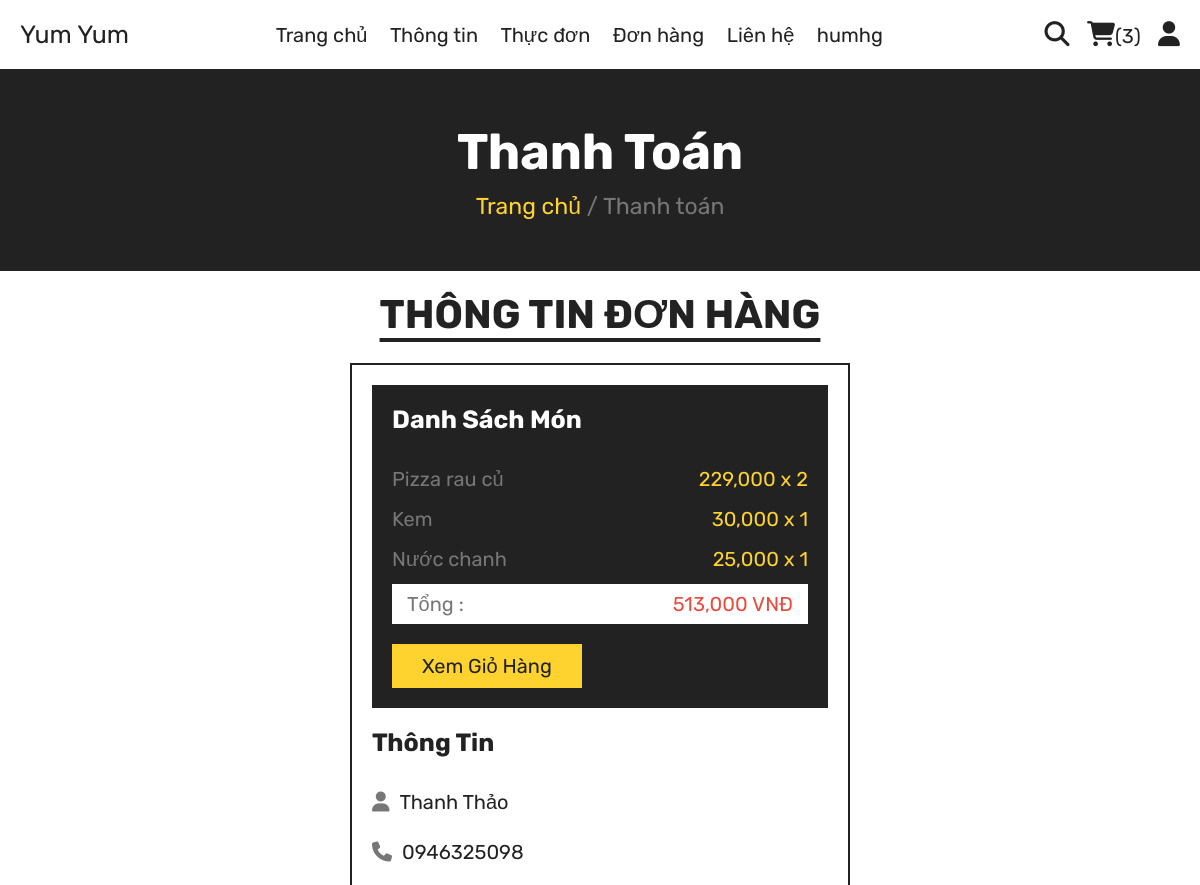
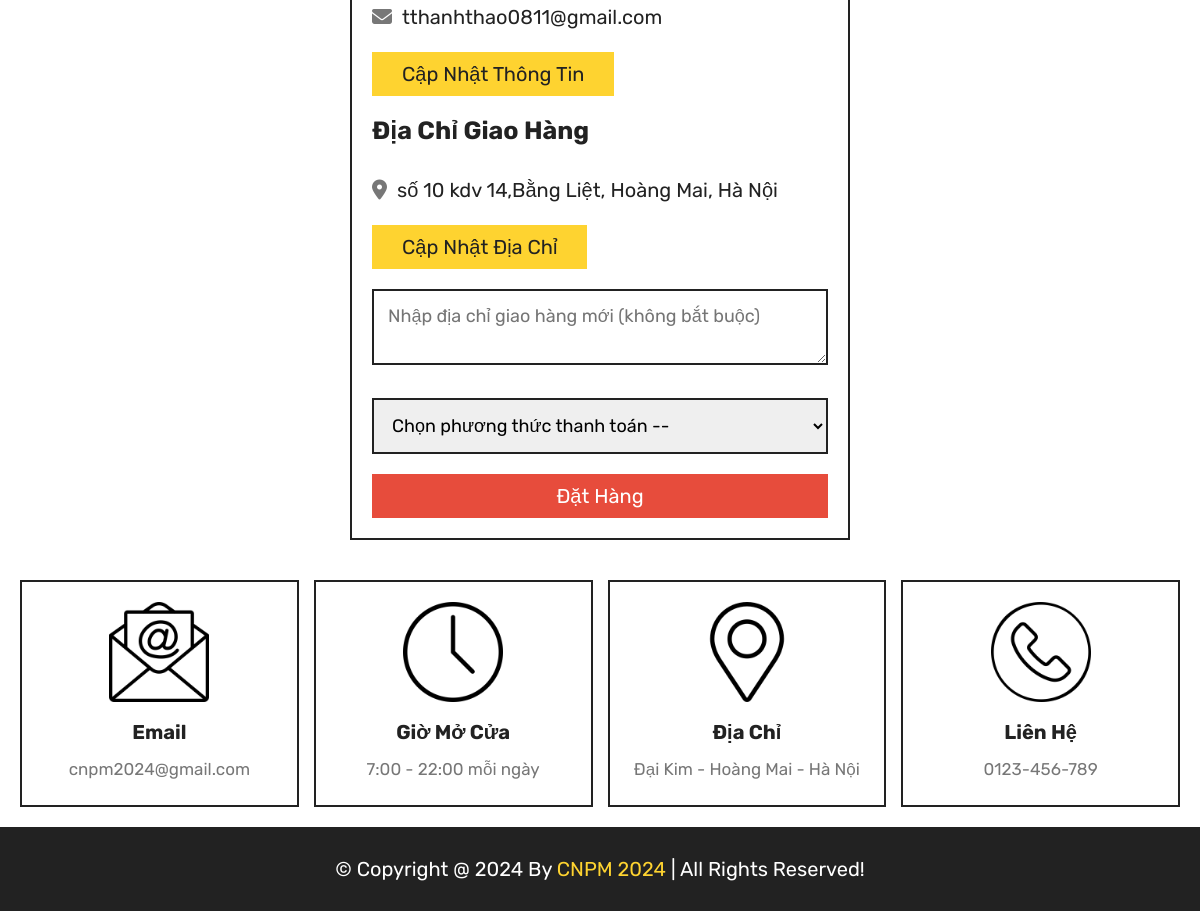
Page /food_website/checkout.php (signed in) on the committed database (2 pictures, top to bottom).
### tables this page shows
CREATE TABLE `cart` (
  `id` int(100) NOT NULL,
  `user_id` int(100) NOT NULL,
  `pid` int(100) NOT NULL,
  `name` varchar(100) NOT NULL,
  `price` int(10) NOT NULL,
  `quantity` int(10) NOT NULL,
  `image` varchar(100) NOT NULL
);

CREATE TABLE `users` (
  `id` int(100) NOT NULL,
  `name` varchar(20) NOT NULL,
  `email` varchar(50) NOT NULL,
  `number` varchar(10) NOT NULL,
  `password` varchar(50) NOT NULL,
  `address` varchar(500) NOT NULL
);

### food_website/checkout.php (the view, shortened to what this page needs)
<?php
include 'components/connect.php';
?>
<!DOCTYPE html>
<html lang="en">
<head>
   <link rel="stylesheet" href="https://cdnjs.cloudflare.com/ajax/libs/font-awesome/6.1.1/css/all.min.css">
   <link rel="stylesheet" href="css/style.css">
</head>
<body>
<?php include 'components/user_header.php'; ?>
<div class="heading">
   <h3>Thanh toán</h3>
   <p><a href="home.php">Trang chủ</a> <span> / Thanh toán</span></p>
</div>
<section class="checkout">
   <h1 class="title">Thông tin đơn hàng</h1>
<form action="" method="post">
   <div class="cart-items">
      <h3>Danh sách món</h3>
      <?php
         $grand_total = 0;
         $select_cart = $conn->prepare("SELECT * FROM `cart` WHERE user_id = ?");
         $select_cart->execute([$user_id]);
         if($select_cart->rowCount() > 0){
            while($fetch_cart = $select_cart->fetch(PDO::FETCH_ASSOC)){
               $grand_total += ($fetch_cart['price'] * $fetch_cart['quantity']);
      ?>
      <p><span class="name"><?= $fetch_cart['name']; ?></span><span class="price"><?= number_format($fetch_cart['price']); ?> x <?= $fetch_cart['quantity']; ?></span></p>
      <?php
            }
         }else{
            echo '<p class="empty">Đơn hàng trống!</p>';
         }
      ?>
      <p class="grand-total"><span class="name">Tổng :</span><span class="price"><?= number_format($grand_total); ?> VNĐ</span></p>
      <a href="cart.php" class="btn">Xem giỏ hàng</a>
   </div>
   <div class="user-info">
      <h3>Thông tin</h3>
      <p><i class="fas fa-user"></i><span><?= $fetch_profile['name'] ?></span></p>
      <p><i class="fas fa-phone"></i><span><?= $fetch_profile['number'] ?></span></p>
      <p><i class="fas fa-envelope"></i><span><?= $fetch_profile['email'] ?></span></p>
      <a href="update_profile.php" class="btn">Cập nhật thông tin</a>
      <h3>Địa chỉ giao hàng</h3>
      <p><i class="fas fa-map-marker-alt"></i><span><?php if($fetch_profile['address'] == ''){echo 'Vui lòng nhập địa chỉ!!';}else{echo $fetch_profile['address'];} ?></span></p>
      <a href="update_address.php" class="btn">Cập nhật địa chỉ</a>
      <textarea name="address" class="box" placeholder="Nhập địa chỉ giao hàng mới (không bắt buộc)"></textarea>
      <select name="method" class="box" required>
         <option value="" disabled selected>Chọn phương thức thanh toán --</option>
      </select>
      <input type="submit" value="Đặt hàng" class="btn <?php if($fetch_profile['address'] == ''){echo 'disabled';} ?>" style="width:100%; background:var(--red); color:var(--white);" name="submit">
   </div>
</form>
</section>
<?php include 'components/footer.php'; ?>
</body>
</html>

### food_website/css/style.css (style rules this page uses)
:root { --yellow:#fed330; --red:#e74c3c; --white:#fff; --black:#222; --light-color:#777; --border:.2rem solid var(--black); }
* { font-family: 'Rubik', sans-serif; margin:0; padding:0; box-sizing: border-box; outline: none; border: none; text-decoration: none; }
html { font-size: 62.5%; overflow-x: hidden; scroll-behavior: smooth; stop-opacity: 7rem; }
section { margin:0 auto; max-width: 1200px; padding:2rem; }
.title { text-align: center; margin-bottom: 2.5rem; font-size: 4rem; color:var(--black); text-transform: uppercase; text-decoration: underline; text-underline-offset: 1rem; }
.heading { display: flex; align-items: center; justify-content: center; gap:1rem; flex-flow: column; background-color: var(--black); min-height: 20rem; }
.heading h3 { font-size: 5rem; color:var(--white); text-transform: capitalize; }
.heading p { font-size: 2.3rem; color:var(--light-color); }
.heading p a { color:var(--yellow); }
.btn, .delete-btn { margin-top: 1rem; display: inline-block; font-size: 2rem; padding:1rem 3rem; cursor: pointer; text-transform: capitalize; transition: .2s linear; }
.btn { background-color: var(--yellow); color:var(--black); }
.checkout form { max-width: 50rem; margin:0 auto; border:var(--border); padding:2rem; }
.checkout form h3 { font-size: 2.5rem; text-transform: capitalize; padding: 2rem 0; color:var(--black); }
.checkout form .cart-items { background-color: var(--black); padding:2rem; padding-top: 0; }
.checkout form .cart-items h3 { color:var(--white); }
.checkout form .cart-items p { display: flex; align-items: center; gap:1.5rem; justify-content: space-between; margin:1rem 0; line-height: 1.5; font-size: 2rem; }
.checkout form .cart-items p .name { color:var(--light-color); }
.checkout form .cart-items p .price { color:var(--yellow); }
.checkout form .cart-items .grand-total { background-color: var(--white); padding:.5rem 1.5rem; }
.checkout form .cart-items .grand-total .price { color:var(--red); }
.checkout form .user-info p { font-size: 2rem; line-height: 1.5; padding:1rem 0; }
.checkout form .user-info p i { color:var(--light-color); margin-right: 1rem; }
.checkout form .user-info p span { color:var(--black); }
.checkout form .user-info .box { width: 100%; border:var(--border); padding:1.4rem; margin-top: 2rem; margin-bottom: 1rem; font-size: 1.8rem; }

### rows in the picture
cart: name "Pizza rau củ", price "229,000", quantity "2"
cart: name "Kem", price "30,000", quantity "1"
cart: name "Nước chanh", price "25,000", quantity "1"
users: name "Thanh Thảo", number "0946325098", email "tthanhthao0811@gmail.com", address "số 10 kdv 14,Bằng Liệt, Hoàng Mai, Hà Nội", submit "Đặt hàng"

### other values in the picture
$total_cart_items "3"
$grand_total "513,000"
